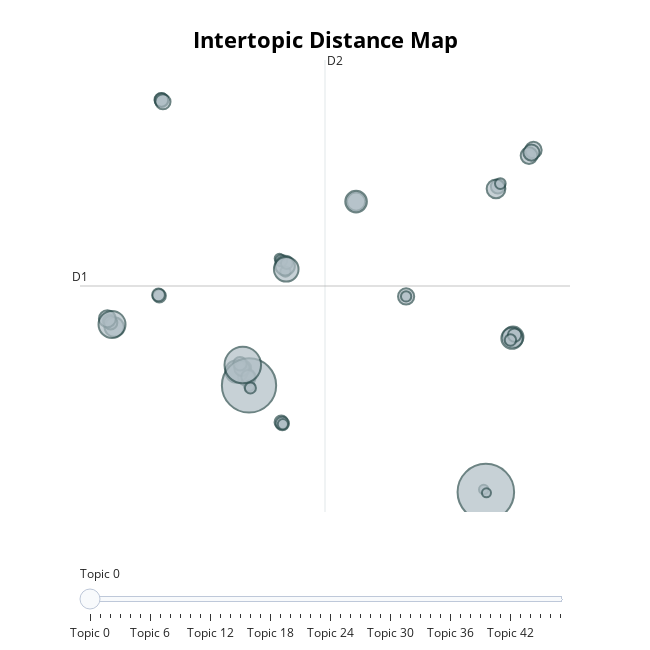
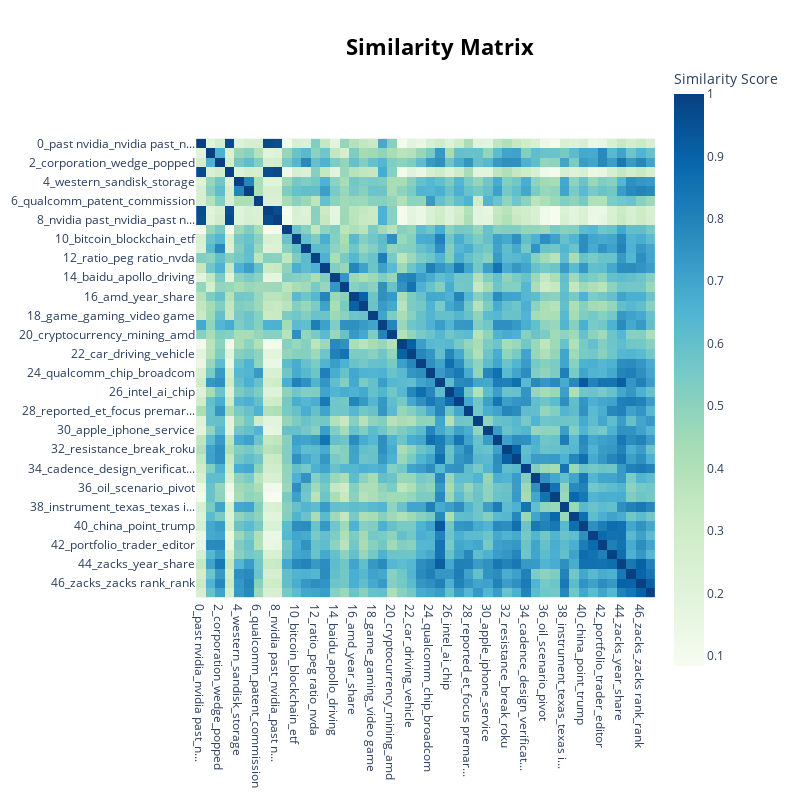

Write notebook code for charts like these, in order.
### Code cell
# For Iteration 3
bert_topic3.visualize_topics().show()
bert_topic3.visualize_heatmap().show()

### Figure 1 — Plotly figure (JSON) as saved in the notebook; plotly's stock layout.template omitted (floating-point values rounded to 4 significant figures; data arrays with more than 128 entries replaced by an {"elided": "..."} marker saying what was removed)
{"data": [{"customdata": {"elided": "48x3 mixed values"}, "hovertemplate": "<b>Topic %{customdata[0]}</b><br>%{customdata[1]}<br>Size: %{customdata[2]}", "legendgroup": "", "marker": {"color": "#B0BEC5", "line": {"color": "DarkSlateGrey", "width": 2}, "size": [53, 24, 25, 56, 11, 17, 22, 22, 16, 24, 38, 62, 11, 46, 10, 33, 40, 57, 28, 391, 10, 34, 32, 23, 22, 23, 23, 28, 22, 13, 35, 89, 32, 13, 21, 14, 22, 22, 20, 13, 360, 43, 14, 15, 163, 17, 47, 74], "sizemode": "area", "sizeref": 0.2444, "symbol": "circle"}, "mode": "markers", "name": "", "orientation": "v", "showlegend": false, "type": "scatter", "x": [18.94, 17.66, -3.883, 18.86, -0.8764, -0.7194, -15.3, 19.07, 18.72, -3.933, -3.639, -4.512, 16.46, -14.89, 20.39, 20.67, 5.626, 5.626, -4.06, 16.64, 16.69, 20.3, 20.5, -10.87, -15.2, -3.532, -10.9, -10.76, -4.22, -0.3658, -15.48, -15.08, 9.871, 9.871, -11.07, -3.444, -0.721, -0.6307, -11.14, -0.5825, -3.457, 17.5, 17.86, -3.341, -3.987, -0.2515, -0.3971, -0.2993], "xaxis": "x", "y": [1.976, 12.51, -0.1793, 1.892, 7.475, 7.32, 3.074, 2.105, 1.757, -0.2256, -0.8541, -0.4444, -8.715, 2.671, 14.78, 15.07, 11.46, 11.46, -0.2275, -8.893, -8.946, 14.68, 14.89, 18.57, 2.973, -0.8179, 18.59, 18.45, 0.09598, 6.557, 3.253, 2.856, 4.814, 4.814, 4.854, -1.448, -4.003, -4.093, 4.923, -4.141, -1.423, 12.35, 12.72, -1.595, 0.009189, 7.144, 6.972, 6.718], "yaxis": "y"}], "layout": {"annotations": [{"showarrow": false, "text": "D1", "x": -17.8, "y": 5.546, "yshift": 10}, {"showarrow": false, "text": "D2", "x": 2.989, "xshift": 10, "y": 21.38}], "height": 650, "hoverlabel": {"bgcolor": "white", "font": {"family": "Rockwell", "size": 16}}, "legend": {"itemsizing": "constant", "tracegroupgap": 0}, "margin": {"t": 60}, "shapes": [{"line": {"color": "#CFD8DC", "width": 2}, "type": "line", "x0": 2.989, "x1": 2.989, "y0": -10.29, "y1": 21.38}, {"line": {"color": "#9E9E9E", "width": 2}, "type": "line", "x0": -17.8, "x1": 23.77, "y0": 5.546, "y1": 5.546}], "sliders": [{"active": 0, "pad": {"t": 50}, "steps": [{"args": [{"marker.color": [["red", "#B0BEC5", "#B0BEC5", "#B0BEC5", "#B0BEC5", "#B0BEC5", "#B0BEC5", "#B0BEC5", "#B0BEC5", "#B0BEC5", "#B0BEC5", "#B0BEC5", "#B0BEC5", "#B0BEC5", "#B0BEC5", "#B0BEC5", "#B0BEC5", "#B0BEC5", "#B0BEC5", "#B0BEC5", "#B0BEC5", "#B0BEC5", "#B0BEC5", "#B0BEC5", "#B0BEC5", "#B0BEC5", "#B0BEC5", "#B0BEC5", "#B0BEC5", "#B0BEC5", "#B0BEC5", "#B0BEC5", "#B0BEC5", "#B0BEC5", "#B0BEC5", "#B0BEC5", "#B0BEC5", "#B0BEC5", "#B0BEC5", "#B0BEC5", "#B0BEC5", "#B0BEC5", "#B0BEC5", "#B0BEC5", "#B0BEC5", "#B0BEC5", "#B0BEC5", "#B0BEC5"]]}], "label": "Topic 0", "method": "update"}, {"args": [{"marker.color": [["#B0BEC5", "red", "#B0BEC5", "#B0BEC5", "#B0BEC5", "#B0BEC5", "#B0BEC5", "#B0BEC5", "#B0BEC5", "#B0BEC5", "#B0BEC5", "#B0BEC5", "#B0BEC5", "#B0BEC5", "#B0BEC5", "#B0BEC5", "#B0BEC5", "#B0BEC5", "#B0BEC5", "#B0BEC5", "#B0BEC5", "#B0BEC5", "#B0BEC5", "#B0BEC5", "#B0BEC5", "#B0BEC5", "#B0BEC5", "#B0BEC5", "#B0BEC5", "#B0BEC5", "#B0BEC5", "#B0BEC5", "#B0BEC5", "#B0BEC5", "#B0BEC5", "#B0BEC5", "#B0BEC5", "#B0BEC5", "#B0BEC5", "#B0BEC5", "#B0BEC5", "#B0BEC5", "#B0BEC5", "#B0BEC5", "#B0BEC5", "#B0BEC5", "#B0BEC5", "#B0BEC5"]]}], "label": "Topic 1", "method": "update"}, {"args": [{"marker.color": [["#B0BEC5", "#B0BEC5", "red", "#B0BEC5", "#B0BEC5", "#B0BEC5", "#B0BEC5", "#B0BEC5", "#B0BEC5", "#B0BEC5", "#B0BEC5", "#B0BEC5", "#B0BEC5", "#B0BEC5", "#B0BEC5", "#B0BEC5", "#B0BEC5", "#B0BEC5", "#B0BEC5", "#B0BEC5", "#B0BEC5", "#B0BEC5", "#B0BEC5", "#B0BEC5", "#B0BEC5", "#B0BEC5", "#B0BEC5", "#B0BEC5", "#B0BEC5", "#B0BEC5", "#B0BEC5", "#B0BEC5", "#B0BEC5", "#B0BEC5", "#B0BEC5", "#B0BEC5", "#B0BEC5", "#B0BEC5", "#B0BEC5", "#B0BEC5", "#B0BEC5", "#B0BEC5", "#B0BEC5", "#B0BEC5", "#B0BEC5", "#B0BEC5", "#B0BEC5", "#B0BEC5"]]}], "label": "Topic 2", "method": "update"}, {"args": [{"marker.color": [["#B0BEC5", "#B0BEC5", "#B0BEC5", "red", "#B0BEC5", "#B0BEC5", "#B0BEC5", "#B0BEC5", "#B0BEC5", "#B0BEC5", "#B0BEC5", "#B0BEC5", "#B0BEC5", "#B0BEC5", "#B0BEC5", "#B0BEC5", "#B0BEC5", "#B0BEC5", "#B0BEC5", "#B0BEC5", "#B0BEC5", "#B0BEC5", "#B0BEC5", "#B0BEC5", "#B0BEC5", "#B0BEC5", "#B0BEC5", "#B0BEC5", "#B0BEC5", "#B0BEC5", "#B0BEC5", "#B0BEC5", "#B0BEC5", "#B0BEC5", "#B0BEC5", "#B0BEC5", "#B0BEC5", "#B0BEC5", "#B0BEC5", "#B0BEC5", "#B0BEC5", "#B0BEC5", "#B0BEC5", "#B0BEC5", "#B0BEC5", "#B0BEC5", "#B0BEC5", "#B0BEC5"]]}], "label": "Topic 3", "method": "update"}, {"args": [{"marker.color": [["#B0BEC5", "#B0BEC5", "#B0BEC5", "#B0BEC5", "red", "#B0BEC5", "#B0BEC5", "#B0BEC5", "#B0BEC5", "#B0BEC5", "#B0BEC5", "#B0BEC5", "#B0BEC5", "#B0BEC5", "#B0BEC5", "#B0BEC5", "#B0BEC5", "#B0BEC5", "#B0BEC5", "#B0BEC5", "#B0BEC5", "#B0BEC5", "#B0BEC5", "#B0BEC5", "#B0BEC5", "#B0BEC5", "#B0BEC5", "#B0BEC5", "#B0BEC5", "#B0BEC5", "#B0BEC5", "#B0BEC5", "#B0BEC5", "#B0BEC5", "#B0BEC5", "#B0BEC5", "#B0BEC5", "#B0BEC5", "#B0BEC5", "#B0BEC5", "#B0BEC5", "#B0BEC5", "#B0BEC5", "#B0BEC5", "#B0BEC5", "#B0BEC5", "#B0BEC5", "#B0BEC5"]]}], "label": "Topic 4", "method": "update"}, {"args": [{"marker.color": [["#B0BEC5", "#B0BEC5", "#B0BEC5", "#B0BEC5", "#B0BEC5", "red", "#B0BEC5", "#B0BEC5", "#B0BEC5", "#B0BEC5", "#B0BEC5", "#B0BEC5", "#B0BEC5", "#B0BEC5", "#B0BEC5", "#B0BEC5", "#B0BEC5", "#B0BEC5", "#B0BEC5", "#B0BEC5", "#B0BEC5", "#B0BEC5", "#B0BEC5", "#B0BEC5", "#B0BEC5", "#B0BEC5", "#B0BEC5", "#B0BEC5", "#B0BEC5", "#B0BEC5", "#B0BEC5", "#B0BEC5", "#B0BEC5", "#B0BEC5", "#B0BEC5", "#B0BEC5", "#B0BEC5", "#B0BEC5", "#B0BEC5", "#B0BEC5", "#B0BEC5", "#B0BEC5", "#B0BEC5", "#B0BEC5", "#B0BEC5", "#B0BEC5", "#B0BEC5", "#B0BEC5"]]}], "label": "Topic 5", "method": "update"}, {"args": [{"marker.color": [["#B0BEC5", "#B0BEC5", "#B0BEC5", "#B0BEC5", "#B0BEC5", "#B0BEC5", "red", "#B0BEC5", "#B0BEC5", "#B0BEC5", "#B0BEC5", "#B0BEC5", "#B0BEC5", "#B0BEC5", "#B0BEC5", "#B0BEC5", "#B0BEC5", "#B0BEC5", "#B0BEC5", "#B0BEC5", "#B0BEC5", "#B0BEC5", "#B0BEC5", "#B0BEC5", "#B0BEC5", "#B0BEC5", "#B0BEC5", "#B0BEC5", "#B0BEC5", "#B0BEC5", "#B0BEC5", "#B0BEC5", "#B0BEC5", "#B0BEC5", "#B0BEC5", "#B0BEC5", "#B0BEC5", "#B0BEC5", "#B0BEC5", "#B0BEC5", "#B0BEC5", "#B0BEC5", "#B0BEC5", "#B0BEC5", "#B0BEC5", "#B0BEC5", "#B0BEC5", "#B0BEC5"]]}], "label": "Topic 6", "method": "update"}, {"args": [{"marker.color": [["#B0BEC5", "#B0BEC5", "#B0BEC5", "#B0BEC5", "#B0BEC5", "#B0BEC5", "#B0BEC5", "red", "#B0BEC5", "#B0BEC5", "#B0BEC5", "#B0BEC5", "#B0BEC5", "#B0BEC5", "#B0BEC5", "#B0BEC5", "#B0BEC5", "#B0BEC5", "#B0BEC5", "#B0BEC5", "#B0BEC5", "#B0BEC5", "#B0BEC5", "#B0BEC5", "#B0BEC5", "#B0BEC5", "#B0BEC5", "#B0BEC5", "#B0BEC5", "#B0BEC5", "#B0BEC5", "#B0BEC5", "#B0BEC5", "#B0BEC5", "#B0BEC5", "#B0BEC5", "#B0BEC5", "#B0BEC5", "#B0BEC5", "#B0BEC5", "#B0BEC5", "#B0BEC5", "#B0BEC5", "#B0BEC5", "#B0BEC5", "#B0BEC5", "#B0BEC5", "#B0BEC5"]]}], "label": "Topic 7", "method": "update"}, {"args": [{"marker.color": [["#B0BEC5", "#B0BEC5", "#B0BEC5", "#B0BEC5", "#B0BEC5", "#B0BEC5", "#B0BEC5", "#B0BEC5", "red", "#B0BEC5", "#B0BEC5", "#B0BEC5", "#B0BEC5", "#B0BEC5", "#B0BEC5", "#B0BEC5", "#B0BEC5", "#B0BEC5", "#B0BEC5", "#B0BEC5", "#B0BEC5", "#B0BEC5", "#B0BEC5", "#B0BEC5", "#B0BEC5", "#B0BEC5", "#B0BEC5", "#B0BEC5", "#B0BEC5", "#B0BEC5", "#B0BEC5", "#B0BEC5", "#B0BEC5", "#B0BEC5", "#B0BEC5", "#B0BEC5", "#B0BEC5", "#B0BEC5", "#B0BEC5", "#B0BEC5", "#B0BEC5", "#B0BEC5", "#B0BEC5", "#B0BEC5", "#B0BEC5", "#B0BEC5", "#B0BEC5", "#B0BEC5"]]}], "label": "Topic 8", "method": "update"}, {"args": [{"marker.color": [["#B0BEC5", "#B0BEC5", "#B0BEC5", "#B0BEC5", "#B0BEC5", "#B0BEC5", "#B0BEC5", "#B0BEC5", "#B0BEC5", "red", "#B0BEC5", "#B0BEC5", "#B0BEC5", "#B0BEC5", "#B0BEC5", "#B0BEC5", "#B0BEC5", "#B0BEC5", "#B0BEC5", "#B0BEC5", "#B0BEC5", "#B0BEC5", "#B0BEC5", "#B0BEC5", "#B0BEC5", "#B0BEC5", "#B0BEC5", "#B0BEC5", "#B0BEC5", "#B0BEC5", "#B0BEC5", "#B0BEC5", "#B0BEC5", "#B0BEC5", "#B0BEC5", "#B0BEC5", "#B0BEC5", "#B0BEC5", "#B0BEC5", "#B0BEC5", "#B0BEC5", "#B0BEC5", "#B0BEC5", "#B0BEC5", "#B0BEC5", "#B0BEC5", "#B0BEC5", "#B0BEC5"]]}], "label": "Topic 9", "method": "update"}, {"args": [{"marker.color": [["#B0BEC5", "#B0BEC5", "#B0BEC5", "#B0BEC5", "#B0BEC5", "#B0BEC5", "#B0BEC5", "#B0BEC5", "#B0BEC5", "#B0BEC5", "red", "#B0BEC5", "#B0BEC5", "#B0BEC5", "#B0BEC5", "#B0BEC5", "#B0BEC5", "#B0BEC5", "#B0BEC5", "#B0BEC5", "#B0BEC5", "#B0BEC5", "#B0BEC5", "#B0BEC5", "#B0BEC5", "#B0BEC5", "#B0BEC5", "#B0BEC5", "#B0BEC5", "#B0BEC5", "#B0BEC5", "#B0BEC5", "#B0BEC5", "#B0BEC5", "#B0BEC5", "#B0BEC5", "#B0BEC5", "#B0BEC5", "#B0BEC5", "#B0BEC5", "#B0BEC5", "#B0BEC5", "#B0BEC5", "#B0BEC5", "#B0BEC5", "#B0BEC5", "#B0BEC5", "#B0BEC5"]]}], "label": "Topic 10", "method": "update"}, {"args": [{"marker.color": [["#B0BEC5", "#B0BEC5", "#B0BEC5", "#B0BEC5", "#B0BEC5", "#B0BEC5", "#B0BEC5", "#B0BEC5", "#B0BEC5", "#B0BEC5", "#B0BEC5", "red", "#B0BEC5", "#B0BEC5", "#B0BEC5", "#B0BEC5", "#B0BEC5", "#B0BEC5", "#B0BEC5", "#B0BEC5", "#B0BEC5", "#B0BEC5", "#B0BEC5", "#B0BEC5", "#B0BEC5", "#B0BEC5", "#B0BEC5", "#B0BEC5", "#B0BEC5", "#B0BEC5", "#B0BEC5", "#B0BEC5", "#B0BEC5", "#B0BEC5", "#B0BEC5", "#B0BEC5", "#B0BEC5", "#B0BEC5", "#B0BEC5", "#B0BEC5", "#B0BEC5", "#B0BEC5", "#B0BEC5", "#B0BEC5", "#B0BEC5", "#B0BEC5", "#B0BEC5", "#B0BEC5"]]}], "label": "Topic 11", "method": "update"}, {"args": [{"marker.color": [["#B0BEC5", "#B0BEC5", "#B0BEC5", "#B0BEC5", "#B0BEC5", "#B0BEC5", "#B0BEC5", "#B0BEC5", "#B0BEC5", "#B0BEC5", "#B0BEC5", "#B0BEC5", "red", "#B0BEC5", "#B0BEC5", "#B0BEC5", "#B0BEC5", "#B0BEC5", "#B0BEC5", "#B0BEC5", "#B0BEC5", "#B0BEC5", "#B0BEC5", "#B0BEC5", "#B0BEC5", "#B0BEC5", "#B0BEC5", "#B0BEC5", "#B0BEC5", "#B0BEC5", "#B0BEC5", "#B0BEC5", "#B0BEC5", "#B0BEC5", "#B0BEC5", "#B0BEC5", "#B0BEC5", "#B0BEC5", "#B0BEC5", "#B0BEC5", "#B0BEC5", "#B0BEC5", "#B0BEC5", "#B0BEC5", "#B0BEC5", "#B0BEC5", "#B0BEC5", "#B0BEC5"]]}], "label": "Topic 12", "method": "update"}, {"args": [{"marker.color": [["#B0BEC5", "#B0BEC5", "#B0BEC5", "#B0BEC5", "#B0BEC5", "#B0BEC5", "#B0BEC5", "#B0BEC5", "#B0BEC5", "#B0BEC5", "#B0BEC5", "#B0BEC5", "#B0BEC5", "red", "#B0BEC5", "#B0BEC5", "#B0BEC5", "#B0BEC5", "#B0BEC5", "#B0BEC5", "#B0BEC5", "#B0BEC5", "#B0BEC5", "#B0BEC5", "#B0BEC5", "#B0BEC5", "#B0BEC5", "#B0BEC5", "#B0BEC5", "#B0BEC5", "#B0BEC5", "#B0BEC5", "#B0BEC5", "#B0BEC5", "#B0BEC5", "#B0BEC5", "#B0BEC5", "#B0BEC5", "#B0BEC5", "#B0BEC5", "#B0BEC5", "#B0BEC5", "#B0BEC5", "#B0BEC5", "#B0BEC5", "#B0BEC5", "#B0BEC5", "#B0BEC5"]]}], "label": "Topic 13", "method": "update"}, {"args": [{"marker.color": [["#B0BEC5", "#B0BEC5", "#B0BEC5", "#B0BEC5", "#B0BEC5", "#B0BEC5", "#B0BEC5", "#B0BEC5", "#B0BEC5", "#B0BEC5", "#B0BEC5", "#B0BEC5", "#B0BEC5", "#B0BEC5", "red", "#B0BEC5", "#B0BEC5", "#B0BEC5", "#B0BEC5", "#B0BEC5", "#B0BEC5", "#B0BEC5", "#B0BEC5", "#B0BEC5", "#B0BEC5", "#B0BEC5", "#B0BEC5", "#B0BEC5", "#B0BEC5", "#B0BEC5", "#B0BEC5", "#B0BEC5", "#B0BEC5", "#B0BEC5", "#B0BEC5", "#B0BEC5", "#B0BEC5", "#B0BEC5", "#B0BEC5", "#B0BEC5", "#B0BEC5", "#B0BEC5", "#B0BEC5", "#B0BEC5", "#B0BEC5", "#B0BEC5", "#B0BEC5", "#B0BEC5"]]}], "label": "Topic 14", "method": "update"}, {"args": [{"marker.color": [["#B0BEC5", "#B0BEC5", "#B0BEC5", "#B0BEC5", "#B0BEC5", "#B0BEC5", "#B0BEC5", "#B0BEC5", "#B0BEC5", "#B0BEC5", "#B0BEC5", "#B0BEC5", "#B0BEC5", "#B0BEC5", "#B0BEC5", "red", "#B0BEC5", "#B0BEC5", "#B0BEC5", "#B0BEC5", "#B0BEC5", "#B0BEC5", "#B0BEC5", "#B0BEC5", "#B0BEC5", "#B0BEC5", "#B0BEC5", "#B0BEC5", "#B0BEC5", "#B0BEC5", "#B0BEC5", "#B0BEC5", "#B0BEC5", "#B0BEC5", "#B0BEC5", "#B0BEC5", "#B0BEC5", "#B0BEC5", "#B0BEC5", "#B0BEC5", "#B0BEC5", "#B0BEC5", "#B0BEC5", "#B0BEC5", "#B0BEC5", "#B0BEC5", "#B0BEC5", "#B0BEC5"]]}], "label": "Topic 15", "method": "update"}, {"args": [{"marker.color": [["#B0BEC5", "#B0BEC5", "#B0BEC5", "#B0BEC5", "#B0BEC5", "#B0BEC5", "#B0BEC5", "#B0BEC5", "#B0BEC5", "#B0BEC5", "#B0BEC5", "#B0BEC5", "#B0BEC5", "#B0BEC5", "#B0BEC5", "#B0BEC5", "red", "#B0BEC5", "#B0BEC5", "#B0BEC5", "#B0BEC5", "#B0BEC5", "#B0BEC5", "#B0BEC5", "#B0BEC5", "#B0BEC5", "#B0BEC5", "#B0BEC5", "#B0BEC5", "#B0BEC5", "#B0BEC5", "#B0BEC5", "#B0BEC5", "#B0BEC5", "#B0BEC5", "#B0BEC5", "#B0BEC5", "#B0BEC5", "#B0BEC5", "#B0BEC5", "#B0BEC5", "#B0BEC5", "#B0BEC5", "#B0BEC5", "#B0BEC5", "#B0BEC5", "#B0BEC5", "#B0BEC5"]]}], "label": "Topic 16", "method": "update"}, {"args": [{"marker.color": [["#B0BEC5", "#B0BEC5", "#B0BEC5", "#B0BEC5", "#B0BEC5", "#B0BEC5", "#B0BEC5", "#B0BEC5", "#B0BEC5", "#B0BEC5", "#B0BEC5", "#B0BEC5", "#B0BEC5", "#B0BEC5", "#B0BEC5", "#B0BEC5", "#B0BEC5", "red", "#B0BEC5", "#B0BEC5", "#B0BEC5", "#B0BEC5", "#B0BEC5", "#B0BEC5", "#B0BEC5", "#B0BEC5", "#B0BEC5", "#B0BEC5", "#B0BEC5", "#B0BEC5", "#B0BEC5", "#B0BEC5", "#B0BEC5", "#B0BEC5", "#B0BEC5", "#B0BEC5", "#B0BEC5", "#B0BEC5", "#B0BEC5", "#B0BEC5", "#B0BEC5", "#B0BEC5", "#B0BEC5", "#B0BEC5", "#B0BEC5", "#B0BEC5", "#B0BEC5", "#B0BEC5"]]}], "label": "Topic 17", "method": "update"}, {"args": [{"marker.color": [["#B0BEC5", "#B0BEC5", "#B0BEC5", "#B0BEC5", "#B0BEC5", "#B0BEC5", "#B0BEC5", "#B0BEC5", "#B0BEC5", "#B0BEC5", "#B0BEC5", "#B0BEC5", "#B0BEC5", "#B0BEC5", "#B0BEC5", "#B0BEC5", "#B0BEC5", "#B0BEC5", "red", "#B0BEC5", "#B0BEC5", "#B0BEC5", "#B0BEC5", "#B0BEC5", "#B0BEC5", "#B0BEC5", "#B0BEC5", "#B0BEC5", "#B0BEC5", "#B0BEC5", "#B0BEC5", "#B0BEC5", "#B0BEC5", "#B0BEC5", "#B0BEC5", "#B0BEC5", "#B0BEC5", "#B0BEC5", "#B0BEC5", "#B0BEC5", "#B0BEC5", "#B0BEC5", "#B0BEC5", "#B0BEC5", "#B0BEC5", "#B0BEC5", "#B0BEC5", "#B0BEC5"]]}], "label": "Topic 18", "method": "update"}, {"args": [{"marker.color": [["#B0BEC5", "#B0BEC5", "#B0BEC5", "#B0BEC5", "#B0BEC5", "#B0BEC5", "#B0BEC5", "#B0BEC5", "#B0BEC5", "#B0BEC5", "#B0BEC5", "#B0BEC5", "#B0BEC5", "#B0BEC5", "#B0BEC5", "#B0BEC5", "#B0BEC5", "#B0BEC5", "#B0BEC5", "red", "#B0BEC5", "#B0BEC5", "#B0BEC5", "#B0BEC5", "#B0BEC5", "#B0BEC5", "#B0BEC5", "#B0BEC5", "#B0BEC5", "#B0BEC5", "#B0BEC5", "#B0BEC5", "#B0BEC5", "#B0BEC5", "#B0BEC5", "#B0BEC5", "#B0BEC5", "#B0BEC5", "#B0BEC5", "#B0BEC5", "#B0BEC5", "#B0BEC5", "#B0BEC5", "#B0BEC5", "#B0BEC5", "#B0BEC5", "#B0BEC5", "#B0BEC5"]]}], "label": "Topic 19", "method": "update"}, {"args": [{"marker.color": [["#B0BEC5", "#B0BEC5", "#B0BEC5", "#B0BEC5", "#B0BEC5", "#B0BEC5", "#B0BEC5", "#B0BEC5", "#B0BEC5", "#B0BEC5", "#B0BEC5", "#B0BEC5", "#B0BEC5", "#B0BEC5", "#B0BEC5", "#B0BEC5", "#B0BEC5", "#B0BEC5", "#B0BEC5", "#B0BEC5", "red", "#B0BEC5", "#B0BEC5", "#B0BEC5", "#B0BEC5", "#B0BEC5", "#B0BEC5", "#B0BEC5", "#B0BEC5", "#B0BEC5", "#B0BEC5", "#B0BEC5", "#B0BEC5", "#B0BEC5", "#B0BEC5", "#B0BEC5", "#B0BEC5", "#B0BEC5", "#B0BEC5", "#B0BEC5", "#B0BEC5", "#B0BEC5", "#B0BEC5", "#B0BEC5", "#B0BEC5", "#B0BEC5", "#B0BEC5", "#B0BEC5"]]}], "label": "Topic 20", "method": "update"}, {"args": [{"marker.color": [["#B0BEC5", "#B0BEC5", "#B0BEC5", "#B0BEC5", "#B0BEC5", "#B0BEC5", "#B0BEC5", "#B0BEC5", "#B0BEC5", "#B0BEC5", "#B0BEC5", "#B0BEC5", "#B0BEC5", "#B0BEC5", "#B0BEC5", "#B0BEC5", "#B0BEC5", "#B0BEC5", "#B0BEC5", "#B0BEC5", "#B0BEC5", "red", "#B0BEC5", "#B0BEC5", "#B0BEC5", "#B0BEC5", "#B0BEC5", "#B0BEC5", "#B0BEC5", "#B0BEC5", "#B0BEC5", "#B0BEC5", "#B0BEC5", "#B0BEC5", "#B0BEC5", "#B0BEC5", "#B0BEC5", "#B0BEC5", "#B0BEC5", "#B0BEC5", "#B0BEC5", "#B0BEC5", "#B0BEC5", "#B0BEC5", "#B0BEC5", "#B0BEC5", "#B0BEC5", "#B0BEC5"]]}], "label": "Topic 21", "method": "update"}, {"args": [{"marker.color": [["#B0BEC5", "#B0BEC5", "#B0BEC5", "#B0BEC5", "#B0BEC5", "#B0BEC5", "#B0BEC5", "#B0BEC5", "#B0BEC5", "#B0BEC5", "#B0BEC5", "#B0BEC5", "#B0BEC5", "#B0BEC5", "#B0BEC5", "#B0BEC5", "#B0BEC5", "#B0BEC5", "#B0BEC5", "#B0BEC5", "#B0BEC5", "#B0BEC5", "red", "#B0BEC5", "#B0BEC5", "#B0BEC5", "#B0BEC5", "#B0BEC5", "#B0BEC5", "#B0BEC5", "#B0BEC5", "#B0BEC5", "#B0BEC5", "#B0BEC5", "#B0BEC5", "#B0BEC5", "#B0BEC5", "#B0BEC5", "#B0BEC5", "#B0BEC5", "#B0BEC5", "#B0BEC5", "#B0BEC5", "#B0BEC5", "#B0BEC5", "#B0BEC5", "#B0BEC5", "#B0BEC5"]]}], "label": "Topic 22", "method": "update"}, {"args": [{"marker.color": [["#B0BEC5", "#B0BEC5", "#B0BEC5", "#B0BEC5", "#B0BEC5", "#B0BEC5", "#B0BEC5", "#B0BEC5", "#B0BEC5", "#B0BEC5", "#B0BEC5", "#B0BEC5", "#B0BEC5", "#B0BEC5", "#B0BEC5", "#B0BEC5", "#B0BEC5", "#B0BEC5", "#B0BEC5", "#B0BEC5", "#B0BEC5", "#B0BEC5", "#B0BEC5", "red", "#B0BEC5", "#B0BEC5", "#B0BEC5", "#B0BEC5", "#B0BEC5", "#B0BEC5", "#B0BEC5", "#B0BEC5", "#B0BEC5", "#B0BEC5", "#B0BEC5", "#B0BEC5", "#B0BEC5", "#B0BEC5", "#B0BEC5", "#B0BEC5", "#B0BEC5", "#B0BEC5", "#B0BEC5", "#B0BEC5", "#B0BEC5", "#B0BEC5", "#B0BEC5", "#B0BEC5"]]}], "label": "Topic 23", "method": "update"}, {"args": [{"marker.color": [["#B0BEC5", "#B0BEC5", "#B0BEC5", "#B0BEC5", "#B0BEC5", "#B0BEC5", "#B0BEC5", "#B0BEC5", "#B0BEC5", "#B0BEC5", "#B0BEC5", "#B0BEC5", "#B0BEC5", "#B0BEC5", "#B0BEC5", "#B0BEC5", "#B0BEC5", "#B0BEC5", "#B0BEC5", "#B0BEC5", "#B0BEC5", "#B0BEC5", "#B0BEC5", "#B0BEC5", "red", "#B0BEC5", "#B0BEC5", "#B0BEC5", "#B0BEC5", "#B0BEC5", "#B0BEC5", "#B0BEC5", "#B0BEC5", "#B0BEC5", "#B0BEC5", "#B0BEC5", "#B0BEC5", "#B0BEC5", "#B0BEC5", "#B0BEC5", "#B0BEC5", "#B0BEC5", "#B0BEC5", "#B0BEC5", "#B0BEC5", "#B0BEC5", "#B0BEC5", "#B0BEC5"]]}], "label": "Topic 24", "method": "update"}, {"args": [{"marker.color": [["#B0BEC5", "#B0BEC5", "#B0BEC5", "#B0BEC5", "#B0BEC5", "#B0BEC5", "#B0BEC5", "#B0BEC5", "#B0BEC5", "#B0BEC5", "#B0BEC5", "#B0BEC5", "#B0BEC5", "#B0BEC5", "#B0BEC5", "#B0BEC5", "#B0BEC5", "#B0BEC5", "#B0BEC5", "#B0BEC5", "#B0BEC5", "#B0BEC5", "#B0BEC5", "#B0BEC5", "#B0BEC5", "red", "#B0BEC5", "#B0BEC5", "#B0BEC5", "#B0BEC5", "#B0BEC5", "#B0BEC5", "#B0BEC5", "#B0BEC5", "#B0BEC5", "#B0BEC5", "#B0BEC5", "#B0BEC5", "#B0BEC5", "#B0BEC5", "#B0BEC5", "#B0BEC5", "#B0BEC5", "#B0BEC5", "#B0BEC5", "#B0BEC5", "#B0BEC5", "#B0BEC5"]]}], "label": "Topic 25", "method": "update"}, {"args": [{"marker.color": [["#B0BEC5", "#B0BEC5", "#B0BEC5", "#B0BEC5", "#B0BEC5", "#B0BEC5", "#B0BEC5", "#B0BEC5", "#B0BEC5", "#B0BEC5", "#B0BEC5", "#B0BEC5", "#B0BEC5", "#B0BEC5", "#B0BEC5", "#B0BEC5", "#B0BEC5", "#B0BEC5", "#B0BEC5", "#B0BEC5", "#B0BEC5", "#B0BEC5", "#B0BEC5", "#B0BEC5", "#B0BEC5", "#B0BEC5", "red", "#B0BEC5", "#B0BEC5", "#B0BEC5", "#B0BEC5", "#B0BEC5", "#B0BEC5", "#B0BEC5", "#B0BEC5", "#B0BEC5", "#B0BEC5", "#B0BEC5", "#B0BEC5", "#B0BEC5", "#B0BEC5", "#B0BEC5", "#B0BEC5", "#B0BEC5", "#B0BEC5", "#B0BEC5", "#B0BEC5", "#B0BEC5"]]}], "label": "Topic 26", "method": "update"}, {"args": [{"marker.color": [["#B0BEC5", "#B0BEC5", "#B0BEC5", "#B0BEC5", "#B0BEC5", "#B0BEC5", "#B0BEC5", "#B0BEC5", "#B0BEC5", "#B0BEC5", "#B0BEC5", "#B0BEC5", "#B0BEC5", "#B0BEC5", "#B0BEC5", "#B0BEC5", "#B0BEC5", "#B0BEC5", "#B0BEC5", "#B0BEC5", "#B0BEC5", "#B0BEC5", "#B0BEC5", "#B0BEC5", "#B0BEC5", "#B0BEC5", "#B0BEC5", "red", "#B0BEC5", "#B0BEC5", "#B0BEC5", "#B0BEC5", "#B0BEC5", "#B0BEC5", "#B0BEC5", "#B0BEC5", "#B0BEC5", "#B0BEC5", "#B0BEC5", "#B0BEC5", "#B0BEC5", "#B0BEC5", "#B0BEC5", "#B0BEC5", "#B0BEC5", "#B0BEC5", "#B0BEC5", "#B0BEC5"]]}], "label": "Topic 27", "method": "update"}, {"args": [{"marker.color": [["#B0BEC5", "#B0BEC5", "#B0BEC5", "#B0BEC5", "#B0BEC5", "#B0BEC5", "#B0BEC5", "#B0BEC5", "#B0BEC5", "#B0BEC5", "#B0BEC5", "#B0BEC5", "#B0BEC5", "#B0BEC5", "#B0BEC5", "#B0BEC5", "#B0BEC5", "#B0BEC5", "#B0BEC5", "#B0BEC5", "#B0BEC5", "#B0BEC5", "#B0BEC5", "#B0BEC5", "#B0BEC5", "#B0BEC5", "#B0BEC5", "#B0BEC5", "red", "#B0BEC5", "#B0BEC5", "#B0BEC5", "#B0BEC5", "#B0BEC5", "#B0BEC5", "#B0BEC5", "#B0BEC5", "#B0BEC5", "#B0BEC5", "#B0BEC5", "#B0BEC5", "#B0BEC5", "#B0BEC5", "#B0BEC5", "#B0BEC5", "#B0BEC5", "#B0BEC5", "#B0BEC5"]]}], "label": "Topic 28", "method": "update"}, {"args": [{"marker.color": [["#B0BEC5", "#B0BEC5", "#B0BEC5", "#B0BEC5", "#B0BEC5", "#B0BEC5", "#B0BEC5", "#B0BEC5", "#B0BEC5", "#B0BEC5", "#B0BEC5", "#B0BEC5", "#B0BEC5", "#B0BEC5", "#B0BEC5", "#B0BEC5", "#B0BEC5", "#B0BEC5", "#B0BEC5", "#B0BEC5", "#B0BEC5", "#B0BEC5", "#B0BEC5", "#B0BEC5", "#B0BEC5", "#B0BEC5", "#B0BEC5", "#B0BEC5", "#B0BEC5", "red", "#B0BEC5", "#B0BEC5", "#B0BEC5", "#B0BEC5", "#B0BEC5", "#B0BEC5", "#B0BEC5", "#B0BEC5", "#B0BEC5", "#B0BEC5", "#B0BEC5", "#B0BEC5", "#B0BEC5", "#B0BEC5", "#B0BEC5", "#B0BEC5", "#B0BEC5", "#B0BEC5"]]}], "label": "Topic 29", "method": "update"}, {"args": [{"marker.color": [["#B0BEC5", "#B0BEC5", "#B0BEC5", "#B0BEC5", "#B0BEC5", "#B0BEC5", "#B0BEC5", "#B0BEC5", "#B0BEC5", "#B0BEC5", "#B0BEC5", "#B0BEC5", "#B0BEC5", "#B0BEC5", "#B0BEC5", "#B0BEC5", "#B0BEC5", "#B0BEC5", "#B0BEC5", "#B0BEC5", "#B0BEC5", "#B0BEC5", "#B0BEC5", "#B0BEC5", "#B0BEC5", "#B0BEC5", "#B0BEC5", "#B0BEC5", "#B0BEC5", "#B0BEC5", "red", "#B0BEC5", "#B0BEC5", "#B0BEC5", "#B0BEC5", "#B0BEC5", "#B0BEC5", "#B0BEC5", "#B0BEC5", "#B0BEC5", "#B0BEC5", "#B0BEC5", "#B0BEC5", "#B0BEC5", "#B0BEC5", "#B0BEC5", "#B0BEC5", "#B0BEC5"]]}], "label": "Topic 30", "method": "update"}, {"args": [{"marker.color": [["#B0BEC5", "#B0BEC5", "#B0BEC5", "#B0BEC5", "#B0BEC5", "#B0BEC5", "#B0BEC5", "#B0BEC5", "#B0BEC5", "#B0BEC5", "#B0BEC5", "#B0BEC5", "#B0BEC5", "#B0BEC5", "#B0BEC5", "#B0BEC5", "#B0BEC5", "#B0BEC5", "#B0BEC5", "#B0BEC5", "#B0BEC5", "#B0BEC5", "#B0BEC5", "#B0BEC5", "#B0BEC5", "#B0BEC5", "#B0BEC5", "#B0BEC5", "#B0BEC5", "#B0BEC5", "#B0BEC5", "red", "#B0BEC5", "#B0BEC5", "#B0BEC5", "#B0BEC5", "#B0BEC5", "#B0BEC5", "#B0BEC5", "#B0BEC5", "#B0BEC5", "#B0BEC5", "#B0BEC5", "#B0BEC5", "#B0BEC5", "#B0BEC5", "#B0BEC5", "#B0BEC5"]]}], "label": "Topic 31", "method": "update"}, {"args": [{"marker.color": [["#B0BEC5", "#B0BEC5", "#B0BEC5", "#B0BEC5", "#B0BEC5", "#B0BEC5", "#B0BEC5", "#B0BEC5", "#B0BEC5", "#B0BEC5", "#B0BEC5", "#B0BEC5", "#B0BEC5", "#B0BEC5", "#B0BEC5", "#B0BEC5", "#B0BEC5", "#B0BEC5", "#B0BEC5", "#B0BEC5", "#B0BEC5", "#B0BEC5", "#B0BEC5", "#B0BEC5", "#B0BEC5", "#B0BEC5", "#B0BEC5", "#B0BEC5", "#B0BEC5", "#B0BEC5", "#B0BEC5", "#B0BEC5", "red", "#B0BEC5", "#B0BEC5", "#B0BEC5", "#B0BEC5", "#B0BEC5", "#B0BEC5", "#B0BEC5", "#B0BEC5", "#B0BEC5", "#B0BEC5", "#B0BEC5", "#B0BEC5", "#B0BEC5", "#B0BEC5", "#B0BEC5"]]}], "label": "Topic 32", "method": "update"}, {"args": [{"marker.color": [["#B0BEC5", "#B0BEC5", "#B0BEC5", "#B0BEC5", "#B0BEC5", "#B0BEC5", "#B0BEC5", "#B0BEC5", "#B0BEC5", "#B0BEC5", "#B0BEC5", "#B0BEC5", "#B0BEC5", "#B0BEC5", "#B0BEC5", "#B0BEC5", "#B0BEC5", "#B0BEC5", "#B0BEC5", "#B0BEC5", "#B0BEC5", "#B0BEC5", "#B0BEC5", "#B0BEC5", "#B0BEC5", "#B0BEC5", "#B0BEC5", "#B0BEC5", "#B0BEC5", "#B0BEC5", "#B0BEC5", "#B0BEC5", "#B0BEC5", "red", "#B0BEC5", "#B0BEC5", "#B0BEC5", "#B0BEC5", "#B0BEC5", "#B0BEC5", "#B0BEC5", "#B0BEC5", "#B0BEC5", "#B0BEC5", "#B0BEC5", "#B0BEC5", "#B0BEC5", "#B0BEC5"]]}], "label": "Topic 33", "method": "update"}, {"args": [{"marker.color": [["#B0BEC5", "#B0BEC5", "#B0BEC5", "#B0BEC5", "#B0BEC5", "#B0BEC5", "#B0BEC5", "#B0BEC5", "#B0BEC5", "#B0BEC5", "#B0BEC5", "#B0BEC5", "#B0BEC5", "#B0BEC5", "#B0BEC5", "#B0BEC5", "#B0BEC5", "#B0BEC5", "#B0BEC5", "#B0BEC5", "#B0BEC5", "#B0BEC5", "#B0BEC5", "#B0BEC5", "#B0BEC5", "#B0BEC5", "#B0BEC5", "#B0BEC5", "#B0BEC5", "#B0BEC5", "#B0BEC5", "#B0BEC5", "#B0BEC5", "#B0BEC5", "red", "#B0BEC5", "#B0BEC5", "#B0BEC5", "#B0BEC5", "#B0BEC5", "#B0BEC5", "#B0BEC5", "#B0BEC5", "#B0BEC5", "#B0BEC5", "#B0BEC5", "#B0BEC5", "#B0BEC5"]]}], "label": "Topic 34", "method": "update"}, {"args": [{"marker.color": [["#B0BEC5", "#B0BEC5", "#B0BEC5", "#B0BEC5", "#B0BEC5", "#B0BEC5", "#B0BEC5", "#B0BEC5", "#B0BEC5", "#B0BEC5", "#B0BEC5", "#B0BEC5", "#B0BEC5", "#B0BEC5", "#B0BEC5", "#B0BEC5", "#B0BEC5", "#B0BEC5", "#B0BEC5", "#B0BEC5", "#B0BEC5", "#B0BEC5", "#B0BEC5", "#B0BEC5", "#B0BEC5", "#B0BEC5", "#B0BEC5", "#B0BEC5", "#B0BEC5", "#B0BEC5", "#B0BEC5", "#B0BEC5", "#B0BEC5", "#B0BEC5", "#B0BEC5", "red", "#B0BEC5", "#B0BEC5", "#B0BEC5", "#B0BEC5", "#B0BEC5", "#B0BEC5", "#B0BEC5", "#B0BEC5", "#B0BEC5", "#B0BEC5", "#B0BEC5", "#B0BEC5"]]}], "label": "Topic 35", "method": "update"}, {"args": [{"marker.color": [["#B0BEC5", "#B0BEC5", "#B0BEC5", "#B0BEC5", "#B0BEC5", "#B0BEC5", "#B0BEC5", "#B0BEC5", "#B0BEC5", "#B0BEC5", "#B0BEC5", "#B0BEC5", "#B0BEC5", "#B0BEC5", "#B0BEC5", "#B0BEC5", "#B0BEC5", "#B0BEC5", "#B0BEC5", "#B0BEC5", "#B0BEC5", "#B0BEC5", "#B0BEC5", "#B0BEC5", "#B0BEC5", "#B0BEC5", "#B0BEC5", "#B0BEC5", "#B0BEC5", "#B0BEC5", "#B0BEC5", "#B0BEC5", "#B0BEC5", "#B0BEC5", "#B0BEC5", "#B0BEC5", "red", "#B0BEC5", "#B0BEC5", "#B0BEC5", "#B0BEC5", "#B0BEC5", "#B0BEC5", "#B0BEC5", "#B0BEC5", "#B0BEC5", "#B0BEC5", "#B0BEC5"]]}], "label": "Topic 36", "method": "update"}, {"args": [{"marker.color": [["#B0BEC5", "#B0BEC5", "#B0BEC5", "#B0BEC5", "#B0BEC5", "#B0BEC5", "#B0BEC5", "#B0BEC5", "#B0BEC5", "#B0BEC5", "#B0BEC5", "#B0BEC5", "#B0BEC5", "#B0BEC5", "#B0BEC5", "#B0BEC5", "#B0BEC5", "#B0BEC5", "#B0BEC5", "#B0BEC5", "#B0BEC5", "#B0BEC5", "#B0BEC5", "#B0BEC5", "#B0BEC5", "#B0BEC5", "#B0BEC5", "#B0BEC5", "#B0BEC5", "#B0BEC5", "#B0BEC5", "#B0BEC5", "#B0BEC5", "#B0BEC5", "#B0BEC5", "#B0BEC5", "#B0BEC5", "red", "#B0BEC5", "#B0BEC5", "#B0BEC5", "#B0BEC5", "#B0BEC5", "#B0BEC5", "#B0BEC5", "#B0BEC5", "#B0BEC5", "#B0BEC5"]]}], "label": "Topic 37", "method": "update"}, {"args": [{"marker.color": [["#B0BEC5", "#B0BEC5", "#B0BEC5", "#B0BEC5", "#B0BEC5", "#B0BEC5", "#B0BEC5", "#B0BEC5", "#B0BEC5", "#B0BEC5", "#B0BEC5", "#B0BEC5", "#B0BEC5", "#B0BEC5", "#B0BEC5", "#B0BEC5", "#B0BEC5", "#B0BEC5", "#B0BEC5", "#B0BEC5", "#B0BEC5", "#B0BEC5", "#B0BEC5", "#B0BEC5", "#B0BEC5", "#B0BEC5", "#B0BEC5", "#B0BEC5", "#B0BEC5", "#B0BEC5", "#B0BEC5", "#B0BEC5", "#B0BEC5", "#B0BEC5", "#B0BEC5", "#B0BEC5", "#B0BEC5", "#B0BEC5", "red", "#B0BEC5", "#B0BEC5", "#B0BEC5", "#B0BEC5", "#B0BEC5", "#B0BEC5", "#B0BEC5", "#B0BEC5", "#B0BEC5"]]}], "label": "Topic 38", "method": "update"}, {"args": [{"marker.color": [["#B0BEC5", "#B0BEC5", "#B0BEC5", "#B0BEC5", "#B0BEC5", "#B0BEC5", "#B0BEC5", "#B0BEC5", "#B0BEC5", "#B0BEC5", "#B0BEC5", "#B0BEC5", "#B0BEC5", "#B0BEC5", "#B0BEC5", "#B0BEC5", "#B0BEC5", "#B0BEC5", "#B0BEC5", "#B0BEC5", "#B0BEC5", "#B0BEC5", "#B0BEC5", "#B0BEC5", "#B0BEC5", "#B0BEC5", "#B0BEC5", "#B0BEC5", "#B0BEC5", "#B0BEC5", "#B0BEC5", "#B0BEC5", "#B0BEC5", "#B0BEC5", "#B0BEC5", "#B0BEC5", "#B0BEC5", "#B0BEC5", "#B0BEC5", "red", "#B0BEC5", "#B0BEC5", "#B0BEC5", "#B0BEC5", "#B0BEC5", "#B0BEC5", "#B0BEC5", "#B0BEC5"]]}], "label": "Topic 39", "method": "update"}, {"args": [{"marker.color": [["#B0BEC5", "#B0BEC5", "#B0BEC5", "#B0BEC5", "#B0BEC5", "#B0BEC5", "#B0BEC5", "#B0BEC5", "#B0BEC5", "#B0BEC5", "#B0BEC5", "#B0BEC5", "#B0BEC5", "#B0BEC5", "#B0BEC5", "#B0BEC5", "#B0BEC5", "#B0BEC5", "#B0BEC5", "#B0BEC5", "#B0BEC5", "#B0BEC5", "#B0BEC5", "#B0BEC5", "#B0BEC5", "#B0BEC5", "#B0BEC5", "#B0BEC5", "#B0BEC5", "#B0BEC5", "#B0BEC5", "#B0BEC5", "#B0BEC5", "#B0BEC5", "#B0BEC5", "#B0BEC5", "#B0BEC5", "#B0BEC5", "#B0BEC5", "#B0BEC5", "red", "#B0BEC5", "#B0BEC5", "#B0BEC5", "#B0BEC5", "#B0BEC5", "#B0BEC5", "#B0BEC5"]]}], "label": "Topic 40", "method": "update"}, {"args": [{"marker.color": [["#B0BEC5", "#B0BEC5", "#B0BEC5", "#B0BEC5", "#B0BEC5", "#B0BEC5", "#B0BEC5", "#B0BEC5", "#B0BEC5", "#B0BEC5", "#B0BEC5", "#B0BEC5", "#B0BEC5", "#B0BEC5", "#B0BEC5", "#B0BEC5", "#B0BEC5", "#B0BEC5", "#B0BEC5", "#B0BEC5", "#B0BEC5", "#B0BEC5", "#B0BEC5", "#B0BEC5", "#B0BEC5", "#B0BEC5", "#B0BEC5", "#B0BEC5", "#B0BEC5", "#B0BEC5", "#B0BEC5", "#B0BEC5", "#B0BEC5", "#B0BEC5", "#B0BEC5", "#B0BEC5", "#B0BEC5", "#B0BEC5", "#B0BEC5", "#B0BEC5", "#B0BEC5", "red", "#B0BEC5", "#B0BEC5", "#B0BEC5", "#B0BEC5", "#B0BEC5", "#B0BEC5"]]}], "label": "Topic 41", "method": "update"}, {"args": [{"marker.color": [["#B0BEC5", "#B0BEC5", "#B0BEC5", "#B0BEC5", "#B0BEC5", "#B0BEC5", "#B0BEC5", "#B0BEC5", "#B0BEC5", "#B0BEC5", "#B0BEC5", "#B0BEC5", "#B0BEC5", "#B0BEC5", "#B0BEC5", "#B0BEC5", "#B0BEC5", "#B0BEC5", "#B0BEC5", "#B0BEC5", "#B0BEC5", "#B0BEC5", "#B0BEC5", "#B0BEC5", "#B0BEC5", "#B0BEC5", "#B0BEC5", "#B0BEC5", "#B0BEC5", "#B0BEC5", "#B0BEC5", "#B0BEC5", "#B0BEC5", "#B0BEC5", "#B0BEC5", "#B0BEC5", "#B0BEC5", "#B0BEC5", "#B0BEC5", "#B0BEC5", "#B0BEC5", "#B0BEC5", "red", "#B0BEC5", "#B0BEC5", "#B0BEC5", "#B0BEC5", "#B0BEC5"]]}], "label": "Topic 42", "method": "update"}, {"args": [{"marker.color": [["#B0BEC5", "#B0BEC5", "#B0BEC5", "#B0BEC5", "#B0BEC5", "#B0BEC5", "#B0BEC5", "#B0BEC5", "#B0BEC5", "#B0BEC5", "#B0BEC5", "#B0BEC5", "#B0BEC5", "#B0BEC5", "#B0BEC5", "#B0BEC5", "#B0BEC5", "#B0BEC5", "#B0BEC5", "#B0BEC5", "#B0BEC5", "#B0BEC5", "#B0BEC5", "#B0BEC5", "#B0BEC5", "#B0BEC5", "#B0BEC5", "#B0BEC5", "#B0BEC5", "#B0BEC5", "#B0BEC5", "#B0BEC5", "#B0BEC5", "#B0BEC5", "#B0BEC5", "#B0BEC5", "#B0BEC5", "#B0BEC5", "#B0BEC5", "#B0BEC5", "#B0BEC5", "#B0BEC5", "#B0BEC5", "red", "#B0BEC5", "#B0BEC5", "#B0BEC5", "#B0BEC5"]]}], "label": "Topic 43", "method": "update"}, {"args": [{"marker.color": [["#B0BEC5", "#B0BEC5", "#B0BEC5", "#B0BEC5", "#B0BEC5", "#B0BEC5", "#B0BEC5", "#B0BEC5", "#B0BEC5", "#B0BEC5", "#B0BEC5", "#B0BEC5", "#B0BEC5", "#B0BEC5", "#B0BEC5", "#B0BEC5", "#B0BEC5", "#B0BEC5", "#B0BEC5", "#B0BEC5", "#B0BEC5", "#B0BEC5", "#B0BEC5", "#B0BEC5", "#B0BEC5", "#B0BEC5", "#B0BEC5", "#B0BEC5", "#B0BEC5", "#B0BEC5", "#B0BEC5", "#B0BEC5", "#B0BEC5", "#B0BEC5", "#B0BEC5", "#B0BEC5", "#B0BEC5", "#B0BEC5", "#B0BEC5", "#B0BEC5", "#B0BEC5", "#B0BEC5", "#B0BEC5", "#B0BEC5", "red", "#B0BEC5", "#B0BEC5", "#B0BEC5"]]}], "label": "Topic 44", "method": "update"}, {"args": [{"marker.color": [["#B0BEC5", "#B0BEC5", "#B0BEC5", "#B0BEC5", "#B0BEC5", "#B0BEC5", "#B0BEC5", "#B0BEC5", "#B0BEC5", "#B0BEC5", "#B0BEC5", "#B0BEC5", "#B0BEC5", "#B0BEC5", "#B0BEC5", "#B0BEC5", "#B0BEC5", "#B0BEC5", "#B0BEC5", "#B0BEC5", "#B0BEC5", "#B0BEC5", "#B0BEC5", "#B0BEC5", "#B0BEC5", "#B0BEC5", "#B0BEC5", "#B0BEC5", "#B0BEC5", "#B0BEC5", "#B0BEC5", "#B0BEC5", "#B0BEC5", "#B0BEC5", "#B0BEC5", "#B0BEC5", "#B0BEC5", "#B0BEC5", "#B0BEC5", "#B0BEC5", "#B0BEC5", "#B0BEC5", "#B0BEC5", "#B0BEC5", "#B0BEC5", "red", "#B0BEC5", "#B0BEC5"]]}], "label": "Topic 45", "method": "update"}, {"args": [{"marker.color": [["#B0BEC5", "#B0BEC5", "#B0BEC5", "#B0BEC5", "#B0BEC5", "#B0BEC5", "#B0BEC5", "#B0BEC5", "#B0BEC5", "#B0BEC5", "#B0BEC5", "#B0BEC5", "#B0BEC5", "#B0BEC5", "#B0BEC5", "#B0BEC5", "#B0BEC5", "#B0BEC5", "#B0BEC5", "#B0BEC5", "#B0BEC5", "#B0BEC5", "#B0BEC5", "#B0BEC5", "#B0BEC5", "#B0BEC5", "#B0BEC5", "#B0BEC5", "#B0BEC5", "#B0BEC5", "#B0BEC5", "#B0BEC5", "#B0BEC5", "#B0BEC5", "#B0BEC5", "#B0BEC5", "#B0BEC5", "#B0BEC5", "#B0BEC5", "#B0BEC5", "#B0BEC5", "#B0BEC5", "#B0BEC5", "#B0BEC5", "#B0BEC5", "#B0BEC5", "red", "#B0BEC5"]]}], "label": "Topic 46", "method": "update"}, {"args": [{"marker.color": [["#B0BEC5", "#B0BEC5", "#B0BEC5", "#B0BEC5", "#B0BEC5", "#B0BEC5", "#B0BEC5", "#B0BEC5", "#B0BEC5", "#B0BEC5", "#B0BEC5", "#B0BEC5", "#B0BEC5", "#B0BEC5", "#B0BEC5", "#B0BEC5", "#B0BEC5", "#B0BEC5", "#B0BEC5", "#B0BEC5", "#B0BEC5", "#B0BEC5", "#B0BEC5", "#B0BEC5", "#B0BEC5", "#B0BEC5", "#B0BEC5", "#B0BEC5", "#B0BEC5", "#B0BEC5", "#B0BEC5", "#B0BEC5", "#B0BEC5", "#B0BEC5", "#B0BEC5", "#B0BEC5", "#B0BEC5", "#B0BEC5", "#B0BEC5", "#B0BEC5", "#B0BEC5", "#B0BEC5", "#B0BEC5", "#B0BEC5", "#B0BEC5", "#B0BEC5", "#B0BEC5", "red"]]}], "label": "Topic 47", "method": "update"}]}], "title": {"font": {"color": "Black", "size": 22}, "text": "<b>Intertopic Distance Map</b>", "x": 0.5, "xanchor": "center", "y": 0.95, "yanchor": "top"}, "width": 650, "xaxis": {"anchor": "y", "domain": [0, 1], "range": [-17.8, 23.77], "title": {"text": ""}, "visible": false}, "yaxis": {"anchor": "x", "domain": [0, 1], "range": [-10.29, 21.38], "title": {"text": ""}, "visible": false}}}

### Figure 2 — Plotly figure (JSON) as saved in the notebook; plotly's stock layout.template omitted (floating-point values rounded to 4 significant figures; data arrays with more than 128 entries replaced by an {"elided": "..."} marker saying what was removed)
{"data": [{"coloraxis": "coloraxis", "hovertemplate": "x: %{x}<br>y: %{y}<br>Similarity Score: %{z}<extra></extra>", "name": "0", "type": "heatmap", "x": ["0_past nvidia_nvidia past_n...", "1_at40_t2108_50dma", "2_corporation_wedge_popped", "3_nvidia past_past nvidia_n...", "4_western_sandisk_storage", "5_storage_pure storage_pure", "6_qualcomm_patent_commission", "7_nvidia past_past nvidia_n...", "8_nvidia past_nvidia_past n...", "9_facebook_user_ad", "10_bitcoin_blockchain_etf", "11_close_performer_settle", "12_ratio_peg ratio_nvda", "13_micron_dram_nand", "14_baidu_apollo_driving", "15_driving_self_self driving", "16_amd_year_share", "17_amd_radeon_graphic", "18_game_gaming_video game", "19_nvidia_gaming_year", "20_cryptocurrency_mining_amd", "21_driving_vehicle_self", "22_car_driving_vehicle", "23_ai_robotics_ml", "24_qualcomm_chip_broadcom", "25_tech_etf_zacks", "26_intel_ai_chip", "27_intel_data center_center", "28_reported_et_focus premar...", "29_q4_estimate_member", "30_apple_iphone_service", "31_semiconductor_zacks_etf", "32_resistance_break_roku", "33_resistance_higher_breaking", "34_cadence_design_verificat...", "35_oil_crude_energy", "36_oil_scenario_pivot", "37_euro_european_dollar", "38_instrument_texas_texas i...", "39_yield_dollar_dma", "40_china_point_trump", "41_tracey_podcast_zacks", "42_portfolio_trader_editor", "43_free lunch_lunch_episode", "44_zacks_year_share", "45_microsoft_google_year", "46_zacks_zacks rank_rank", "47_year_year year_cash"], "xaxis": "x", "y": ["0_past nvidia_nvidia past_n...", "1_at40_t2108_50dma", "2_corporation_wedge_popped", "3_nvidia past_past nvidia_n...", "4_western_sandisk_storage", "5_storage_pure storage_pure", "6_qualcomm_patent_commission", "7_nvidia past_past nvidia_n...", "8_nvidia past_nvidia_past n...", "9_facebook_user_ad", "10_bitcoin_blockchain_etf", "11_close_performer_settle", "12_ratio_peg ratio_nvda", "13_micron_dram_nand", "14_baidu_apollo_driving", "15_driving_self_self driving", "16_amd_year_share", "17_amd_radeon_graphic", "18_game_gaming_video game", "19_nvidia_gaming_year", "20_cryptocurrency_mining_amd", "21_driving_vehicle_self", "22_car_driving_vehicle", "23_ai_robotics_ml", "24_qualcomm_chip_broadcom", "25_tech_etf_zacks", "26_intel_ai_chip", "27_intel_data center_center", "28_reported_et_focus premar...", "29_q4_estimate_member", "30_apple_iphone_service", "31_semiconductor_zacks_etf", "32_resistance_break_roku", "33_resistance_higher_breaking", "34_cadence_design_verificat...", "35_oil_crude_energy", "36_oil_scenario_pivot", "37_euro_european_dollar", "38_instrument_texas_texas i...", "39_yield_dollar_dma", "40_china_point_trump", "41_tracey_podcast_zacks", "42_portfolio_trader_editor", "43_free lunch_lunch_episode", "44_zacks_year_share", "45_microsoft_google_year", "46_zacks_zacks rank_rank", "47_year_year year_cash"], "yaxis": "y", "z": {"elided": "48x48 float values"}}], "layout": {"coloraxis": {"colorbar": {"title": {"text": "Similarity Score"}}, "colorscale": [[0, "rgb(247,252,240)"], [0.125, "rgb(224,243,219)"], [0.25, "rgb(204,235,197)"], [0.375, "rgb(168,221,181)"], [0.5, "rgb(123,204,196)"], [0.625, "rgb(78,179,211)"], [0.75, "rgb(43,140,190)"], [0.875, "rgb(8,104,172)"], [1, "rgb(8,64,129)"]]}, "height": 800, "hoverlabel": {"bgcolor": "white", "font": {"family": "Rockwell", "size": 16}}, "legend": {"title": {"text": "Trend"}}, "margin": {"t": 60}, "showlegend": true, "title": {"font": {"color": "Black", "size": 22}, "text": "<b>Similarity Matrix</b>", "x": 0.55, "xanchor": "center", "y": 0.95, "yanchor": "top"}, "width": 800, "xaxis": {"anchor": "y", "constrain": "domain", "domain": [0, 1], "scaleanchor": "y"}, "yaxis": {"anchor": "x", "autorange": "reversed", "constrain": "domain", "domain": [0, 1]}}}
